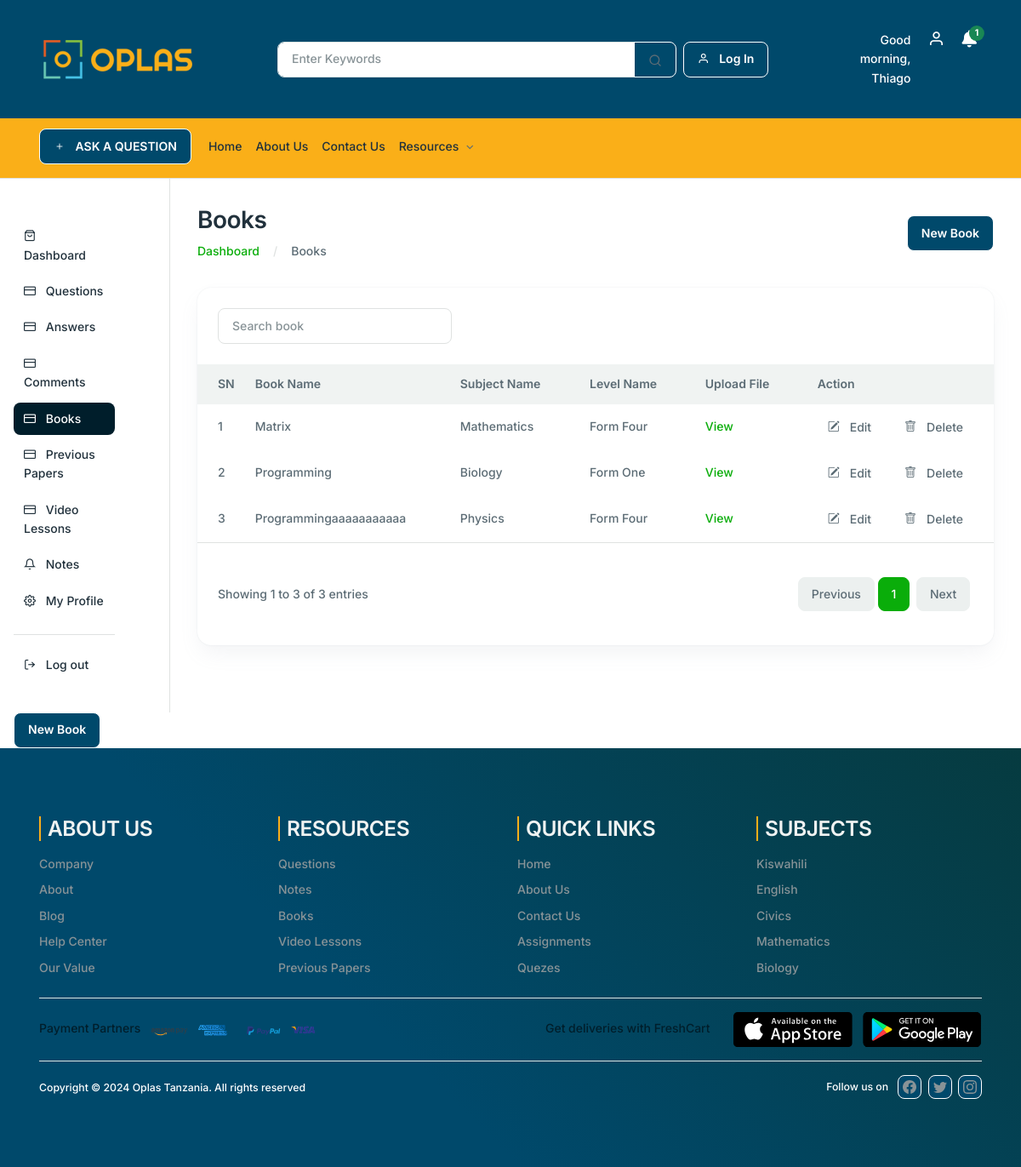
The app's page /backend-books (signed in) with its own data.
### base/models.py (models this page shows, shortened)
class Books(models.Model):
    BookName = models.CharField(max_length=100, verbose_name='Book Name')
    SubjectName = models.ForeignKey(Subjects, on_delete=models.CASCADE, verbose_name='Subject Name')
    LevelName = models.ForeignKey(SchoolLevels, on_delete=models.CASCADE, verbose_name='Level Name')
    UploadFile = models.FileField(upload_to="books", max_length=500, null=True, verbose_name='Upload File')
    CreatedDate = models.DateTimeField(auto_now_add=True, verbose_name='Create Date')
    ModifiedDate = models.DateTimeField(auto_now=True, verbose_name='Modified Date')
    display_fields = ['BookName','SubjectName','LevelName','UploadFile','CreatedDate','ModifiedDate']
    class Meta:
        verbose_name = 'Book'
        verbose_name_plural = 'Books'

class Subjects(models.Model):
    SubjectName = models.CharField(max_length=100, verbose_name='Subject Name')
    CreatedDate = models.DateTimeField(auto_now_add=True, verbose_name='Create Date')
    ModifiedDate = models.DateTimeField(auto_now=True, verbose_name='Modified Date')
    display_fields = ['SubjectName', 'CreatedDate','ModifiedDate']
    def __str__(self):
        return self.SubjectName
    class Meta:
        verbose_name = 'Subject'
        verbose_name_plural = 'Subjects'

class SchoolLevels(models.Model):
    LevelName = models.CharField(max_length=100, verbose_name='Level Name')
    level_order = models.IntegerField(unique=True, verbose_name='Level Order')
    CreatedDate = models.DateTimeField(auto_now_add=True, verbose_name='Create Date')
    ModifiedDate = models.DateTimeField(auto_now=True, verbose_name='Modified Date')
    display_fields = ['LevelName','CreatedDate','ModifiedDate']
    def __str__(self):
        return self.LevelName
    class Meta:
        verbose_name = 'School Level'
        verbose_name_plural = 'School Levels'

### base/views.py (the view)
# urls.py: path("backend-books", views.BackendBooks, name="backend_books"),
@login_required(login_url='home')
def BackendBooks(request):
    sitename = "BOOKS | OPLAS TANZANIA"
    page_name = 'BackendBooks'
    books = Books.objects.all()
    if hasattr(request.user, 'teacher'):
        teacher_id = request.user.teacher.id
        subjects = Subjects.objects.filter(
            id__in=AssignToClasses.objects.filter(Teacher_id=teacher_id).values_list('Subject_id', flat=True)
        )
        levels = SchoolLevels.objects.filter(
            id__in=AssignToClasses.objects.filter(Teacher_id=teacher_id).values_list('School__SchoolLevel_id', flat=True)
        )
    else:
        subjects = Subjects.objects.all()
        levels = SchoolLevels.objects.all()
    query = request.GET.get('q', '')
    if query:
        books = Books.objects.filter(
            Q(BookName__icontains=query) |
            Q(SubjectName__SubjectName__icontains=query) |
            Q(LevelName__LevelName__icontains=query)
        )
    else:
        books = Books.objects.all()
    query = request.GET.get('q')
    if query:
        books = Books.objects.filter(
            Q(BookName__icontains=query) |
            Q(SubjectName__SubjectName__icontains=query) |
            Q(LevelName__LevelName__icontains=query)
        )
    else:
        books = Books.objects.all()
    paginator = Paginator(books, 10)
    page_number = request.GET.get('page', 1)
    books_page = paginator.get_page(page_number)
    context = {
        'sitename': sitename,
        'page_name': page_name,
        'books': books_page,
        'subjects': subjects,
        'levels': levels,
    }
    return render(request, 'base/backend-books.html', context)

### base/context_processors.py (called while the page is built)
def subject_context(request):
    subjects_context = Subjects.objects.all()
    return {'subjects_context': subjects_context}

def notifications_context(request):
    notifications = None
    if request.user.is_authenticated:
        try:
            notifications = request.user.notifications.all()
            unread_notifications = notifications.filter(is_read=False)
            if unread_notifications.exists():
                unread_notifications.update(is_read=True)
        except Notification.DoesNotExist:
            notifications = None
    return {'notifications': notifications}

def SubjectImage(request):
    subject_image = WebImages.objects.filter(ImageTitle='Subject').first()
    return {'subject_image': subject_image}

def NotesImage(request):
    notes_image = WebImages.objects.filter(ImageTitle='Notes').first()
    return {'notes_image': notes_image}

def BooksImage(request):
    book_image = WebImages.objects.filter(ImageTitle='Books').first()
    return {'book_image': book_image}

def PaperImage(request):
    paper_image = WebImages.objects.filter(ImageTitle='Paper').first()
    return {'paper_image': paper_image}

def RightAds(request):
    ads = WebImages.objects.filter(ImageTitle='Ads').first()
    return {'ads': ads}

def CarouselImages(request):
    carousel_images = WebImages.objects.filter(ImageTitle='Carousel').order_by('-id')
    return {'carousel_images': carousel_images}

### base/templates/base/backend-books.html (shortened to what this page needs)
{% extends 'teacher-layout.html' %}
{% load static %}
{% block content %}
<div class="col-lg-10 col-md-10 col-12 mb-5">
    <div class="container-fluid">
        <div class="row mb-8 mt-8">
           <div class="col-md-12">
              <div class="d-md-flex justify-content-between align-items-center">
                 <div>
                    <h2>Books</h2>
                    <nav aria-label="breadcrumb">
                       <ol class="breadcrumb mb-0">
                          <li class="breadcrumb-item"><a href="{% url "dashboard" %}">Dashboard</a></li>
                          <li class="breadcrumb-item" aria-current="page">Books</li>
                       </ol>
                    </nav>
                 </div>
                 <div>
                    <a href="#" class="btn btn-primary" data-bs-toggle="modal"
                    data-bs-target="#paymentModal">New Book</a>
                 </div>
              </div>
           </div>
        </div>
        <div class="row">
           <div class="col-xl-12 col-12 mb-5">
              <div class="card h-100 card-lg">
                 <div class="px-6 py-6">
                    <div class="row justify-content-between">
                       <div class="col-lg-4 col-md-6 col-12 mb-2 mb-lg-0">
                        <form class="d-flex" role="search" method="get" action="{% url 'backend_books' %}">
                            <input class="form-control" type="search" name="q" placeholder="Search book" aria-label="Search" value="{{ request.GET.q }}">
                        </form>
                    </div>
                    </div>
                 </div>
                 <div class="card-body p-0">
                    <div class="table-responsive">
                       <table class="table table-centered table-hover text-nowrap table-borderless mb-0 table-with-checkbox">
                          <thead class="bg-light">
                             <tr>
                                <th>SN</th>
                                <th>Book Name </th>
                                <th>Subject Name</th>
                                <th>Level Name</th>
                                <th> Upload File</th>
                                <th>Action</th>
                             </tr>
                          </thead>
                          <tbody>
                           {% for book in books %}
                             <tr>
                                <td>{{ forloop.counter }}</td>
                                <td> {{ book.BookName }} </td>
                                <td> {{ book.SubjectName }} </td>
                                <td> {{ book.LevelName }} </td>
                                <td> <a href="{{ book.UploadFile.url }}" target="_blank">View</a> </td>
                                <td class="d-flex">
                                    <a class="dropdown-item edit-book-btn" href="#" data-bs-toggle="modal" data-bs-target="#editBookModal{{ book.id }}"
                                    style="cursor: pointer;">
                                       <i class="bi bi-pencil-square me-3"></i>
                                       Edit
                                    </a>
                                    <a class="dropdown-item" href="#" data-bs-toggle="modal" data-bs-target="#deleteConfirmModal{{ book.id }}" style="cursor: pointer;">
                                       <i class="bi bi-trash me-3"></i>
                                       Delete
                                    </a>
                                 </td>
                             </tr>
                             {% endfor %}
                          </tbody>
                       </table>
                    </div>
                 </div>
<div class="border-top d-md-flex justify-content-between align-items-center px-6 py-6">
   <span>
       Showing
       {{ books.start_index }} to {{ books.end_index }} of {{ books.paginator.count }} entries
   </span>
   <nav aria-label="Page navigation" class="mt-4">
    <ul class="pagination justify-content-center">
        {% if books.has_previous %}
            <li class="page-item">
                <a class="page-link mx-1" href="?page={{ books.previous_page_number }}&query={{ query }}" aria-label="Previous">
                    Previous
                </a>
            </li>
        {% else %}
            <li class="page-item disabled">
                <span class="page-link mx-1">Previous</span>
            </li>
        {% endif %}
        {% for num in books.paginator.page_range %}
            {% if num <= 3 or num > books.paginator.num_pages|add:"-2" or num == books.number or num == books.number|add:"-1" or num == books.number|add:"1" %}
                <li class="page-item {% if books.number == num %}active{% endif %}">
                    <a class="page-link" href="?page={{ num }}&query={{ query }}">{{ num }}</a>
                </li>
            {% elif num == 4 or num == books.paginator.num_pages|add:"-3" %}
                <li class="page-item disabled"><span class="page-link">...</span></li>
            {% endif %}
        {% endfor %}
        {% if books.has_next %}
            <li class="page-item">
                <a class="page-link mx-1" href="?page={{ books.next_page_number }}&query={{ query }}" aria-label="Next">
                    Next
                </a>
            </li>
        {% else %}
            <li class="page-item disabled">
                <span class="page-link mx-1">Next</span>
            </li>
        {% endif %}
    </ul>
</nav>
</div>
              </div>
           </div>
        </div>
     </div>
 </div>
<div>
    <a href="#" class="btn btn-primary" data-bs-toggle="modal" data-bs-target="#paymentModal">New Book</a>
</div>
   </div>
   </div>
{% endblock %}

### static/assets/css/custom-css.css (style rules this page uses)
.btn { background-color: #00496b !important; border: var(--fc-btn-border-width) solid #fff !important; }

### templates/teacher-layout.html (style rules this page uses)
.breadcrumb-item + .breadcrumb-item::before { content: var(--fc-breadcrumb-divider,"/") !important; }

### records on screen
Books: BookName "Matrix", SubjectName "Mathematics", LevelName "Form Four"
Books: BookName "Programming", SubjectName "Biology", LevelName "Form One"
Books: BookName "Programmingaaaaaaaaaaa", SubjectName "Physics", LevelName "Form Four"

### other values on screen
{{ books.start_index }} "1"
{{ books.end_index }} "3"
{{ books.paginator.count }} "3"
{{ num }} "1"
